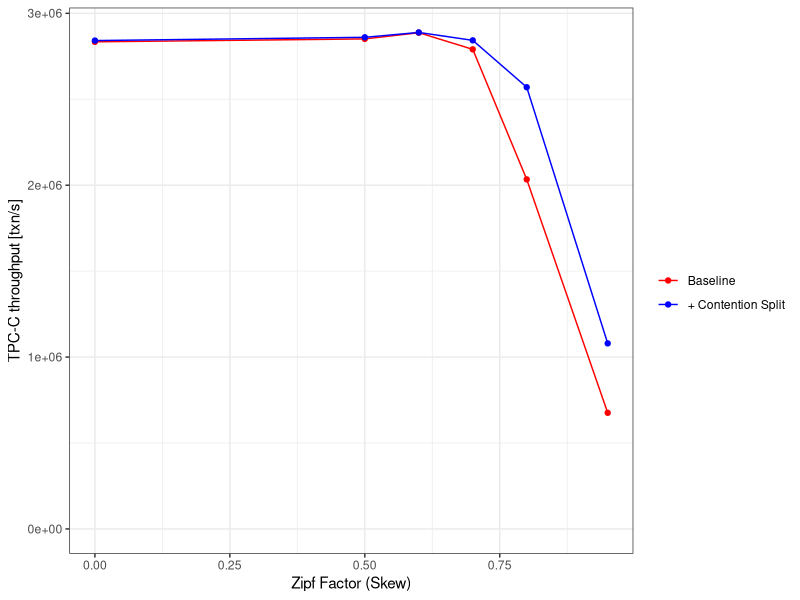
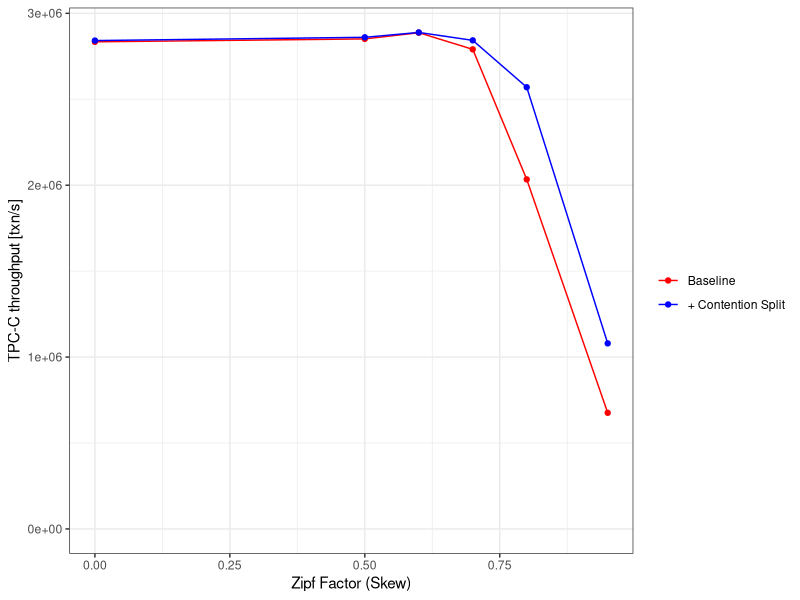

R code for these plots, in order:
library(ggplot2)
library(sqldf)
library(Cairo)
library(stringr)
library(scales)
# TPC-C B: 100 warehouses, 120 threads, zipf variable [In-memory]

dev.set(0)
df=read.csv('./B.csv')
#df=read.csv('./B.csv')
d=sqldf("select c_worker_threads,c_zipf_factor, c_cm_split, max(tx) tx  from df where c_zipf_factor < 0.99 group by c_cm_split, c_zipf_factor,c_worker_threads")

tx <- ggplot(d, aes(c_zipf_factor, tx, color=factor(c_cm_split), group=c_cm_split)) +
    geom_line() +
    geom_point() +
    scale_x_continuous(name="Zipf Factor (Skew)") +
    scale_y_continuous(name="TPC-C throughput [txn/s]") +
    scale_color_manual(name="", values=c("red", "blue"), labels=c("Baseline", "+ Contention Split")) +
    expand_limits(y=0) +
    theme_bw() #+
#    facet_grid(row=vars(c_worker_threads))
print(tx)

CairoPDF("./tpcc_B.pdf", bg="transparent", height = 3)
print(tx)
dev.off()
